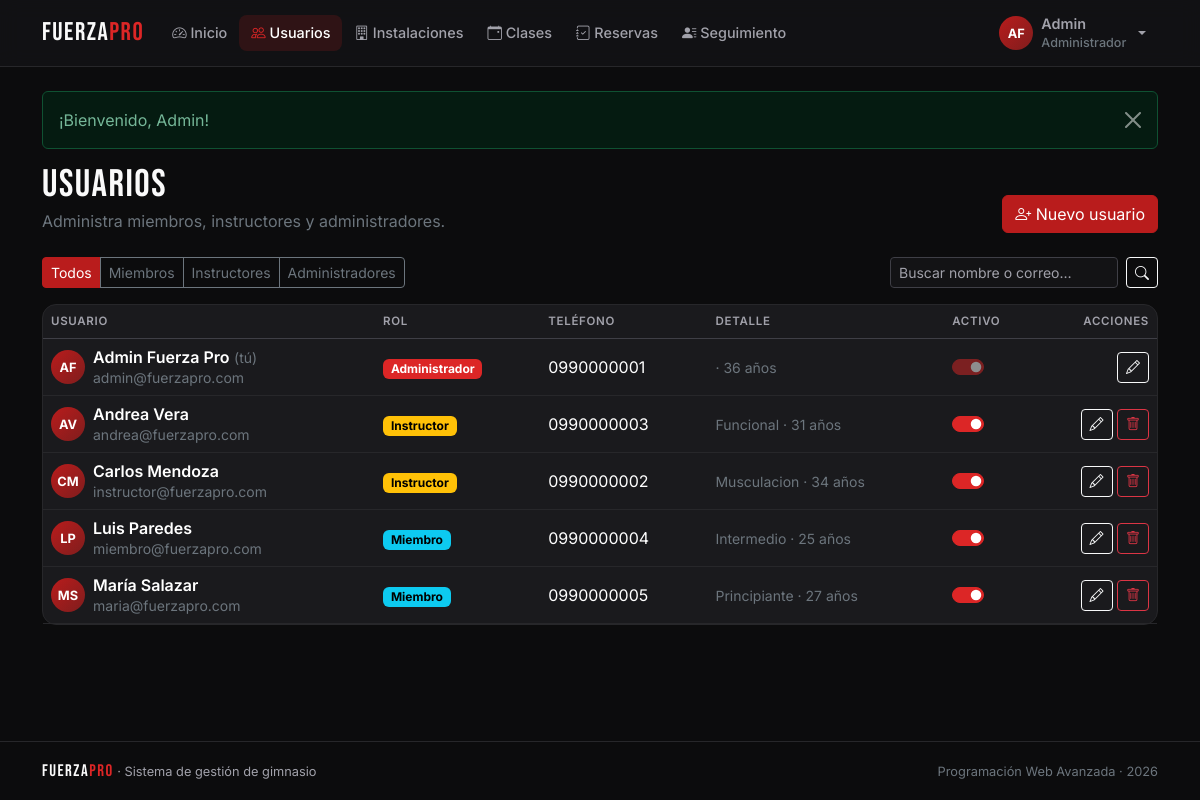
Page /index.php?r=usuarios/index (signed in) on the committed database.
### tables this page shows
CREATE TABLE usuarios (
  id               INT AUTO_INCREMENT PRIMARY KEY,
  nombre           VARCHAR(50)  NOT NULL,
  apellido         VARCHAR(50)  NOT NULL DEFAULT '',
  correo           VARCHAR(100) NOT NULL UNIQUE,
  contrasena       VARCHAR(255) NOT NULL,
  id_rol           INT          NOT NULL,
  telefono         VARCHAR(15)  NULL,
  fecha_nacimiento DATE         NULL,
  genero           ENUM('Masculino','Femenino','Otro') NULL,
  especialidad     VARCHAR(50)  NULL,
  nivel            ENUM('Principiante','Intermedio','Avanzado') NULL,
  objetivo         VARCHAR(255) NULL,
  activo           TINYINT(1)   NOT NULL DEFAULT 1,
  creado_en        DATETIME     NOT NULL DEFAULT CURRENT_TIMESTAMP,
  CONSTRAINT fk_usuarios_roles FOREIGN KEY (id_rol) REFERENCES roles(id)
);

CREATE TABLE roles (
  id     INT AUTO_INCREMENT PRIMARY KEY,
  nombre VARCHAR(20) NOT NULL UNIQUE
);

### controllers/UsuariosController.php (called while the page is built, shortened)
<?php
class UsuariosController extends Controller
{
    public function index(): void
    {
        $rol = (int) ($_GET['rol'] ?? 0) ?: null;
        $buscar = trim((string) ($_GET['q'] ?? ''));
        $this->view('usuarios/index', [
            'titulo'   => 'Usuarios',
            'usuarios' => Usuario::listar($rol, $buscar),
            'rol'      => $rol,
            'buscar'   => $buscar,
        ]);
    }
}

### core/Router.php (called while the page is built, shortened)
<?php
class Router
{
    public static function dispatch(string $ruta): void
    {
        if (!preg_match('#^([a-z]+)/([a-z]+)$#', $ruta, $m)) {
            self::noEncontrado();
        }
        [, $nombre, $accion] = $m;
        (new $clase())->$accion();
    }
}

### index.php (called while the page is built, shortened)
<?php
require __DIR__ . '/core/helpers.php';
require __DIR__ . '/core/Database.php';
require __DIR__ . '/core/Auth.php';
require __DIR__ . '/core/Model.php';
require __DIR__ . '/core/Controller.php';
require __DIR__ . '/core/Router.php';
Router::dispatch(is_string($_GET['r'] ?? null) ? $_GET['r'] : '');

### core/helpers.php (called while the page is built, shortened)
<?php
function e($valor): string
{
    return htmlspecialchars((string) ($valor ?? ''), ENT_QUOTES, 'UTF-8');
}
function url(string $ruta = 'inicio/index', array $params = []): string
{
    $params = array_merge(['r' => $ruta], $params);
    return 'index.php?' . http_build_query($params);
}
function asset(string $ruta): string
{
    $archivo = __DIR__ . '/../assets/' . $ruta;
    $version = is_file($archivo) ? filemtime($archivo) : 1;
    return 'assets/' . $ruta . '?v=' . $version;
}
function flash(?string $tipo = null, ?string $mensaje = null): array
{
    $mensajes = $_SESSION['flash'] ?? [];
    return $mensajes;
}
function edad(?string $fechaNac): ?int
{
    return (new DateTime($fechaNac))->diff(new DateTime())->y;
}
function iniciales(string $nombre, string $apellido = ''): string
{
    return mb_strtoupper(mb_substr($nombre, 0, 1) . mb_substr($apellido, 0, 1));
}

### core/Auth.php (called while the page is built, shortened)
<?php
class Auth
{
    public static function user(): ?array
    {
        return $_SESSION['usuario'] ?? null;
    }
    public static function id(): ?int
    {
        return $_SESSION['usuario']['id'] ?? null;
    }
}

### core/Database.php (called while the page is built, shortened)
<?php
class Database
{
    private static ?PDO $pdo = null;
    public static function get(): PDO
    {
        if (self::$pdo === null) {
            $dsn = 'mysql:host=' . DB_HOST . ';port=' . DB_PORT
                 . ';dbname=' . DB_NAME . ';charset=utf8mb4';
            try {
                self::$pdo = new PDO($dsn, DB_USER, DB_PASS, [
                    PDO::ATTR_ERRMODE            => PDO::ERRMODE_EXCEPTION,
                    PDO::ATTR_DEFAULT_FETCH_MODE => PDO::FETCH_ASSOC,
                    PDO::ATTR_EMULATE_PREPARES   => false,
                ]);
                self::$pdo->exec("SET time_zone = '" . date('P') . "'");
            } catch (PDOException $e) {
                http_response_code(500);
                $detalle = DEBUG ? '<br><small>' . htmlspecialchars($e->getMessage()) . '</small>' : '';
                exit('<h3 style="font-family:sans-serif">No se pudo conectar a la base de datos.'
                    . ' Revise config/config.php e importe gimnasio.sql.' . $detalle . '</h3>');
            }
        }
        return self::$pdo;
    }
}

### core/Model.php (called while the page is built, shortened)
<?php
abstract class Model
{
    protected static function db(): PDO
    {
        return Database::get();
    }
    protected static function query(string $sql, array $params = []): PDOStatement
    {
        $st = self::db()->prepare($sql);
        $st->execute($params);
        return $st;
    }
}

### models/Usuario.php (called while the page is built, shortened)
<?php
class Usuario extends Model
{
    public static function listar(?int $rol = null, string $buscar = ''): array
    {
        $sql = 'SELECT u.*, r.nombre AS rol FROM usuarios u JOIN roles r ON r.id = u.id_rol WHERE 1=1';
        $p = [];
        return self::query($sql . ' ORDER BY u.id_rol, u.nombre', $p)->fetchAll();
    }
}

### views/usuarios/index.php (the view, shortened to what this page needs)
<?php
$filtros = [0 => 'Todos', Auth::MIEMBRO => 'Miembros', Auth::INSTRUCTOR => 'Instructores', Auth::ADMIN => 'Administradores'];
$colorRol = [Auth::ADMIN => 'danger', Auth::INSTRUCTOR => 'warning', Auth::MIEMBRO => 'info'];
?>
<div class="fp-page-head">
  <div>
    <h1 class="fp-title">Usuarios</h1>
    <p class="text-secondary mb-0">Administra miembros, instructores y administradores.</p>
  </div>
  <button class="btn btn-danger" data-bs-toggle="modal" data-bs-target="#modalUsuario"><i class="bi bi-person-plus"></i> Nuevo usuario</button>
</div>
<div class="d-flex flex-wrap gap-2 justify-content-between mb-3">
  <div class="btn-group flex-wrap" role="group" aria-label="Filtrar por rol">
    <?php foreach ($filtros as $id => $txt): ?>
      <a href="<?= url('usuarios/index', array_filter(['rol' => $id, 'q' => $buscar])) ?>"
         class="btn btn-sm <?= (int) $rol === $id ? 'btn-danger' : 'btn-outline-secondary' ?>"><?= $txt ?></a>
    <?php endforeach; ?>
  </div>
  <form class="d-flex gap-2" method="get">
    <input class="form-control form-control-sm" type="search" name="q" value="<?= e($buscar) ?>" placeholder="Buscar nombre o correo…">
    <button class="btn btn-sm btn-outline-light"><i class="bi bi-search"></i></button>
  </form>
</div>
<div class="card fp-card">
  <div class="table-responsive">
    <table class="table table-hover align-middle mb-0">
      <thead><tr><th>Usuario</th><th>Rol</th><th class="d-none d-md-table-cell">Teléfono</th><th class="d-none d-lg-table-cell">Detalle</th><th>Activo</th><th class="text-end">Acciones</th></tr></thead>
      <tbody>
      <?php foreach ($usuarios as $u):
          $json = json_encode(array_intersect_key($u, array_flip(['id', 'nombre', 'apellido', 'correo', 'id_rol', 'telefono', 'fecha_nacimiento', 'genero', 'especialidad', 'nivel', 'objetivo'])));
          $esYo = (int) $u['id'] === Auth::id();
      ?>
        <tr>
          <td>
            <div class="d-flex align-items-center gap-2">
              <span class="fp-avatar"><?= e(iniciales($u['nombre'], $u['apellido'])) ?></span>
              <div class="lh-sm"><span class="fw-semibold"><?= e($u['nombre'] . ' ' . $u['apellido']) ?></span><?= $esYo ? ' <small class="text-secondary">(tú)</small>' : '' ?><br>
                <small class="text-secondary"><?= e($u['correo']) ?></small></div>
            </div>
          </td>
          <td><span class="badge text-bg-<?= $colorRol[$u['id_rol']] ?>"><?= e($u['rol']) ?></span></td>
          <td class="d-none d-md-table-cell"><?= e($u['telefono']) ?: '<span class="text-secondary">—</span>' ?></td>
          <td class="d-none d-lg-table-cell small text-secondary">
            <?= e($u['especialidad'] ?? '') ?><?= e($u['nivel'] ?? '') ?><?= $u['fecha_nacimiento'] ? ' · ' . edad($u['fecha_nacimiento']) . ' años' : '' ?>
          </td>
          <td>
            <div class="form-check form-switch m-0">
              <input class="form-check-input" type="checkbox" role="switch" aria-label="Activo"
                     data-estado-usuario="<?= (int) $u['id'] ?>" <?= $u['activo'] ? 'checked' : '' ?> <?= $esYo ? 'disabled' : '' ?>>
            </div>
          </td>
          <td class="text-end text-nowrap">
            <button class="btn btn-sm btn-outline-light" data-bs-toggle="modal" data-bs-target="#modalUsuario" data-editar='<?= e($json) ?>' title="Editar"><i class="bi bi-pencil"></i></button>
            <?php if (!$esYo): ?>
              <form method="post" action="<?= url('usuarios/eliminar') ?>" class="d-inline"
                    data-confirmar="¿Eliminar a <?= e($u['nombre']) ?>? Se borrarán también sus reservas, rutina, dieta y mediciones.">
                <button class="btn btn-sm btn-outline-danger" title="Eliminar"><i class="bi bi-trash"></i></button>
              </form>
            <?php endif; ?>
          </td>
        </tr>
      <?php endforeach; ?>
      </tbody>
    </table>
  </div>
</div>

### views/layout/header.php (shortened to what this page needs)
<?php
$rutaActual = is_string($_GET['r'] ?? null) ? $_GET['r'] : '';
$usuario = Auth::user();
$activo = fn(string $modulo) => str_starts_with($rutaActual, $modulo . '/') ? 'active' : '';
$menu = [];
if (Auth::es(Auth::ADMIN)) {
    $menu = [
        ['inicio', 'inicio/index', 'speedometer2', 'Inicio'],
        ['usuarios', 'usuarios/index', 'people', 'Usuarios'],
        ['instalaciones', 'instalaciones/index', 'building', 'Instalaciones'],
        ['clases', 'clases/index', 'calendar-event', 'Clases'],
        ['reservas', 'reservas/index', 'journal-check', 'Reservas'],
        ['miembros', 'miembros/index', 'person-lines-fill', 'Seguimiento'],
    ];
} elseif (Auth::es(Auth::INSTRUCTOR)) {
    $menu = [
        ['inicio', 'inicio/index', 'speedometer2', 'Inicio'],
        ['clases', 'clases/index', 'calendar-event', 'Mis clases'],
        ['miembros', 'miembros/index', 'person-lines-fill', 'Miembros'],
    ];
}
?>
<!doctype html>
<html lang="es" data-bs-theme="dark">
<head>
  <link rel="stylesheet" href="https://cdn.jsdelivr.net/npm/bootstrap@5.3.3/dist/css/bootstrap.min.css">
  <link rel="stylesheet" href="https://cdn.jsdelivr.net/npm/bootstrap-icons@1.11.3/font/bootstrap-icons.min.css">
  <link rel="stylesheet" href="<?= asset('css/styles.css') ?>">
</head>
<body>
<?php if ($usuario): ?>
<nav class="navbar navbar-expand-lg fp-navbar sticky-top">
  <div class="container">
    <a class="navbar-brand fp-logo" href="<?= url('inicio/index') ?>">FUERZA<span>PRO</span></a>
    <div class="collapse navbar-collapse" id="menuPrincipal">
      <ul class="navbar-nav me-auto mb-2 mb-lg-0">
        <?php foreach ($menu as [$mod, $ruta, $icono, $texto]): ?>
          <li class="nav-item">
            <a class="nav-link <?= $activo($mod) ?>" href="<?= url($ruta) ?>">
              <i class="bi bi-<?= $icono ?>"></i> <?= $texto ?>
            </a>
          </li>
        <?php endforeach; ?>
      </ul>
      <div class="dropdown">
        <button class="btn btn-link nav-link dropdown-toggle d-flex align-items-center gap-2" data-bs-toggle="dropdown" aria-expanded="false">
          <span class="fp-avatar"><?= e(iniciales($usuario['nombre'], $usuario['apellido'])) ?></span>
          <span class="text-start lh-sm">
            <span class="d-block fw-semibold"><?= e($usuario['nombre']) ?></span>
            <small class="text-secondary"><?= e($usuario['rol']) ?></small>
          </span>
        </button>
      </div>
    </div>
  </div>
</nav>
<?php endif; ?>
<main class="container py-4 fp-main">
  <?php foreach (flash() as $f): ?>
    <div class="alert alert-<?= e($f['tipo']) ?> alert-dismissible fade show fp-flash" role="alert">
      <?= e($f['mensaje']) ?>
      <button type="button" class="btn-close" data-bs-dismiss="alert" aria-label="Cerrar"></button>
    </div>
  <?php endforeach; ?>

### assets/css/styles.css (style rules this page uses)
:root { --fp-bg: #0c0c0d; --fp-sur: #131315; --fp-card: #1a1a1d; --fp-brd: #27272a; --fp-brd2: #3f3f46; --fp-acc: #b91c1c; --fp-acch: #dc2626; --fp-txt: #fafafa; --fp-txt2: #a1a1aa; --fp-ok: #22c55e; --fp-radio: 14px; }
[data-bs-theme="dark"] { --bs-body-bg: var(--fp-bg); --bs-body-color: var(--fp-txt); --bs-secondary-color: var(--fp-txt2); --bs-border-color: var(--fp-brd); --bs-tertiary-bg: var(--fp-sur); --bs-body-font-family: 'Inter', system-ui, sans-serif; --bs-danger: var(--fp-acch); --bs-danger-rgb: 220, 38, 38; --bs-link-color-rgb: 250, 250, 250; }
.btn-danger { --bs-btn-bg: var(--fp-acc); --bs-btn-border-color: var(--fp-acc); --bs-btn-hover-bg: var(--fp-acch); --bs-btn-hover-border-color: var(--fp-acch); --bs-btn-active-bg: #991b1b; }
.form-control, .form-select { background-color: var(--fp-sur); border-color: var(--fp-brd2); }
.form-check-input:checked { background-color: var(--fp-acch); border-color: var(--fp-acch); }
.table { --bs-table-bg: transparent; --bs-table-hover-bg: rgba(255,255,255,.03); margin-bottom: 0; }
.table > thead th { font-size: .72rem; text-transform: uppercase; letter-spacing: .06em; color: var(--fp-txt2); font-weight: 600; border-bottom-color: var(--fp-brd2); }
body { min-height: 100vh; display: flex; flex-direction: column; -webkit-font-smoothing: antialiased; }
.fp-main { flex: 1; }
.fp-logo, .fp-title, .fp-display, .fp-stat-value { font-family: 'Bebas Neue', sans-serif; letter-spacing: 1.5px; }
.fp-logo { font-size: 1.6rem; color: var(--fp-txt); line-height: 1; }
.fp-logo span { color: var(--fp-acch); }
.fp-title { font-size: clamp(1.8rem, 4vw, 2.4rem); margin-bottom: .2rem; line-height: 1.05; }
.fp-page-head { display: flex; flex-wrap: wrap; justify-content: space-between; align-items: flex-end; gap: 1rem; margin-bottom: 1.5rem; }
.fp-navbar { background: rgba(19, 19, 21, .92); backdrop-filter: blur(10px); border-bottom: 1px solid var(--fp-brd); }
.fp-navbar .nav-link { color: var(--fp-txt2); font-weight: 500; font-size: .9rem; border-radius: 8px; padding: .45rem .75rem !important; transition: color .2s, background .2s; }
.fp-navbar .nav-link.active { color: #fff; background: rgba(220, 38, 38, .15); }
.fp-navbar .nav-link.active i { color: var(--fp-acch); }
.fp-avatar { width: 34px; height: 34px; border-radius: 50%; background: linear-gradient(135deg, var(--fp-acc), #7f1d1d); color: #fff; display: inline-flex; align-items: center; justify-content: center; font-weight: 700; font-size: .8rem; flex-shrink: 0; }
.fp-card { background: var(--fp-card); border: 1px solid var(--fp-brd); border-radius: var(--fp-radio); color: var(--fp-txt); transition: border-color .2s, transform .2s; }
.fp-main > * { animation: aparecer .35s ease both; }

### rows in the picture
usuarios: iniciales($usuario['nombre'], $usuario['apellido']) "AF", nombre "Admin", iniciales($u['nombre'], $u['apellido']) "AF", nombre+apellido "Admin Fuerza Pro", shows "(tú)", correo "admin@fuerzapro.com", id_rol.nombre "Administrador", telefono "0990000001", fecha_nacimiento "36", activo "☑"
roles: nombre "Administrador"
usuarios: iniciales($u['nombre'], $u['apellido']) "AV", nombre+apellido "Andrea Vera", correo "andrea@fuerzapro.com", id_rol.nombre "Instructor", telefono "0990000003", especialidad "Funcional", fecha_nacimiento "31", activo "☑"
usuarios: iniciales($u['nombre'], $u['apellido']) "CM", nombre+apellido "Carlos Mendoza", correo "instructor@fuerzapro.com", id_rol.nombre "Instructor", telefono "0990000002", especialidad "Musculacion", fecha_nacimiento "34", activo "☑"
usuarios: iniciales($u['nombre'], $u['apellido']) "LP", nombre+apellido "Luis Paredes", correo "miembro@fuerzapro.com", id_rol.nombre "Miembro", telefono "0990000004", nivel "Intermedio", fecha_nacimiento "25", activo "☑"
usuarios: iniciales($u['nombre'], $u['apellido']) "MS", nombre+apellido "María Salazar", correo "maria@fuerzapro.com", id_rol.nombre "Miembro", telefono "0990000005", nivel "Principiante", fecha_nacimiento "27", activo "☑"

### other values in the picture
$texto "Inicio"
$texto "Usuarios"
$texto "Instalaciones"
$texto "Clases"
$texto "Reservas"
$texto "Seguimiento"
$f['mensaje'] "¡Bienvenido, Admin!"
$txt "Todos"
$txt "Miembros"
$txt "Instructores"
$txt "Administradores"
